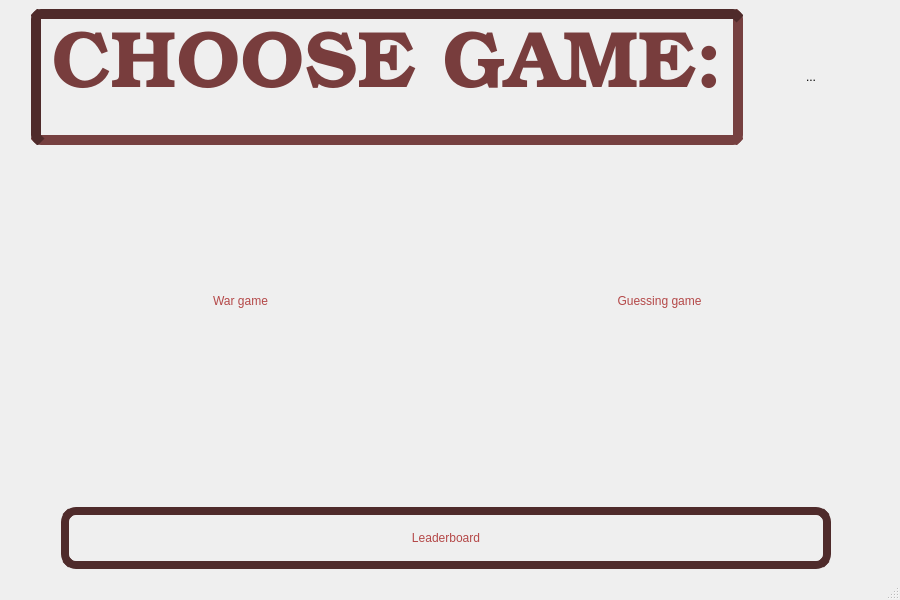
<?xml version="1.0" encoding="UTF-8"?>
<ui version="4.0">
 <class>MainWindow</class>
 <widget class="QMainWindow" name="MainWindow">
  <property name="geometry">
   <rect>
    <x>0</x>
    <y>0</y>
    <width>900</width>
    <height>600</height>
   </rect>
  </property>
  <property name="minimumSize">
   <size>
    <width>900</width>
    <height>600</height>
   </size>
  </property>
  <property name="maximumSize">
   <size>
    <width>16777215</width>
    <height>16777215</height>
   </size>
  </property>
  <property name="windowTitle">
   <string>MATFWars</string>
  </property>
  <property name="styleSheet">
   <string notr="true">#MainWindow{
background-image: url(:/background/background1.png);

}</string>
  </property>
  <widget class="QWidget" name="centralwidget">
   <property name="styleSheet">
    <string notr="true">#centralwidget{
background-image: url(:/background/background1.png);
}</string>
   </property>
   <layout class="QVBoxLayout" name="verticalLayout_2">
    <item>
     <layout class="QHBoxLayout" name="horizontalLayout_3">
      <item>
       <spacer name="horizontalSpacer_4">
        <property name="orientation">
         <enum>Qt::Horizontal</enum>
        </property>
        <property name="sizeHint" stdset="0">
         <size>
          <width>70</width>
          <height>30</height>
         </size>
        </property>
       </spacer>
      </item>
      <item>
       <widget class="QLabel" name="choose_label">
        <property name="sizePolicy">
         <sizepolicy hsizetype="Expanding" vsizetype="Fixed">
          <horstretch>3</horstretch>
          <verstretch>0</verstretch>
         </sizepolicy>
        </property>
        <property name="minimumSize">
         <size>
          <width>0</width>
          <height>0</height>
         </size>
        </property>
        <property name="maximumSize">
         <size>
          <width>1000</width>
          <height>400</height>
         </size>
        </property>
        <property name="font">
         <font>
          <family>URW Bookman</family>
          <pointsize>60</pointsize>
          <italic>false</italic>
          <bold>true</bold>
          <underline>false</underline>
          <strikeout>false</strikeout>
          <stylestrategy>PreferDefault</stylestrategy>
         </font>
        </property>
        <property name="focusPolicy">
         <enum>Qt::NoFocus</enum>
        </property>
        <property name="autoFillBackground">
         <bool>false</bool>
        </property>
        <property name="styleSheet">
         <string notr="true">font: 600 60pt &quot;URW Bookman&quot;;
selection-color: rgb(180, 72, 72);
padding:10px;
border:10px inset ;
border-color: rgb(79, 43, 43);
border-radius:10px</string>
        </property>
        <property name="frameShape">
         <enum>QFrame::NoFrame</enum>
        </property>
        <property name="frameShadow">
         <enum>QFrame::Raised</enum>
        </property>
        <property name="lineWidth">
         <number>0</number>
        </property>
        <property name="midLineWidth">
         <number>0</number>
        </property>
        <property name="text">
         <string>&lt;html&gt;&lt;head/&gt;&lt;body&gt;&lt;p align=&quot;center&quot;&gt;&lt;span style=&quot; font-weight:700; color:#783d3d;&quot;&gt;CHOOSE GAME:&lt;/span&gt;&lt;/p&gt;&lt;/body&gt;&lt;/html&gt;</string>
        </property>
        <property name="alignment">
         <set>Qt::AlignCenter</set>
        </property>
       </widget>
      </item>
      <item>
       <spacer name="horizontalSpacer_5">
        <property name="orientation">
         <enum>Qt::Horizontal</enum>
        </property>
        <property name="sizeHint" stdset="0">
         <size>
          <width>70</width>
          <height>30</height>
         </size>
        </property>
       </spacer>
      </item>
      <item>
       <widget class="QToolButton" name="tool_button">
        <property name="minimumSize">
         <size>
          <width>80</width>
          <height>80</height>
         </size>
        </property>
        <property name="styleSheet">
         <string notr="true">border-image: url(:/background/settings.png);
border-radius:20px;
</string>
        </property>
        <property name="text">
         <string>...</string>
        </property>
       </widget>
      </item>
      <item>
       <spacer name="horizontalSpacer_8">
        <property name="orientation">
         <enum>Qt::Horizontal</enum>
        </property>
        <property name="sizeType">
         <enum>QSizePolicy::Fixed</enum>
        </property>
        <property name="sizeHint" stdset="0">
         <size>
          <width>40</width>
          <height>20</height>
         </size>
        </property>
       </spacer>
      </item>
     </layout>
    </item>
    <item>
     <layout class="QHBoxLayout" name="horizontalLayout">
      <item>
       <spacer name="horizontalSpacer_2">
        <property name="orientation">
         <enum>Qt::Horizontal</enum>
        </property>
        <property name="sizeHint" stdset="0">
         <size>
          <width>50</width>
          <height>20</height>
         </size>
        </property>
       </spacer>
      </item>
      <item>
       <widget class="QPushButton" name="war_game_button">
        <property name="sizePolicy">
         <sizepolicy hsizetype="Expanding" vsizetype="Expanding">
          <horstretch>3</horstretch>
          <verstretch>3</verstretch>
         </sizepolicy>
        </property>
        <property name="minimumSize">
         <size>
          <width>50</width>
          <height>30</height>
         </size>
        </property>
        <property name="maximumSize">
         <size>
          <width>500</width>
          <height>300</height>
         </size>
        </property>
        <property name="styleSheet">
         <string notr="true">border-image: url(:/background/btn1.jpg);
font: 600 35pt &quot;URW Bookman&quot;;
border-radius:10px;
color: rgb(180, 72, 72);
</string>
        </property>
        <property name="text">
         <string>War game</string>
        </property>
        <property name="iconSize">
         <size>
          <width>16</width>
          <height>16</height>
         </size>
        </property>
       </widget>
      </item>
      <item>
       <spacer name="horizontalSpacer">
        <property name="orientation">
         <enum>Qt::Horizontal</enum>
        </property>
        <property name="sizeHint" stdset="0">
         <size>
          <width>50</width>
          <height>20</height>
         </size>
        </property>
       </spacer>
      </item>
      <item>
       <widget class="QPushButton" name="guess_game_button">
        <property name="enabled">
         <bool>true</bool>
        </property>
        <property name="sizePolicy">
         <sizepolicy hsizetype="Expanding" vsizetype="Expanding">
          <horstretch>3</horstretch>
          <verstretch>3</verstretch>
         </sizepolicy>
        </property>
        <property name="minimumSize">
         <size>
          <width>50</width>
          <height>30</height>
         </size>
        </property>
        <property name="maximumSize">
         <size>
          <width>500</width>
          <height>300</height>
         </size>
        </property>
        <property name="styleSheet">
         <string notr="true">border-radius:10px;
color: rgb(180, 72, 72);
border-image: url(:/background/btn2.jpg);
font: 600 30pt &quot;URW Bookman&quot;;
</string>
        </property>
        <property name="text">
         <string>Guessing game</string>
        </property>
       </widget>
      </item>
      <item>
       <spacer name="horizontalSpacer_3">
        <property name="orientation">
         <enum>Qt::Horizontal</enum>
        </property>
        <property name="sizeHint" stdset="0">
         <size>
          <width>50</width>
          <height>20</height>
         </size>
        </property>
       </spacer>
      </item>
     </layout>
    </item>
    <item>
     <layout class="QHBoxLayout" name="horizontalLayout_2">
      <property name="leftMargin">
       <number>50</number>
      </property>
      <property name="topMargin">
       <number>50</number>
      </property>
      <item>
       <spacer name="horizontalSpacer_6">
        <property name="orientation">
         <enum>Qt::Horizontal</enum>
        </property>
        <property name="sizeType">
         <enum>QSizePolicy::Fixed</enum>
        </property>
        <property name="sizeHint" stdset="0">
         <size>
          <width>2</width>
          <height>20</height>
         </size>
        </property>
       </spacer>
      </item>
      <item>
       <widget class="QPushButton" name="leaderboard_main_button">
        <property name="sizePolicy">
         <sizepolicy hsizetype="Expanding" vsizetype="Fixed">
          <horstretch>3</horstretch>
          <verstretch>0</verstretch>
         </sizepolicy>
        </property>
        <property name="minimumSize">
         <size>
          <width>0</width>
          <height>0</height>
         </size>
        </property>
        <property name="maximumSize">
         <size>
          <width>1200</width>
          <height>130</height>
         </size>
        </property>
        <property name="styleSheet">
         <string notr="true">color:rgb(180, 72, 72);
border-radius:15px;
font: 600 35pt &quot;URW Bookman&quot;;
color: qlineargradient(spread:pad, x1:0, y1:0, x2:1, y2:0, stop:0 rgba(245, 224, 176, 255), stop:0.09 rgba(246, 189, 237, 255), stop:0.14 rgba(194, 207, 246, 255), stop:0.19 rgba(184, 160, 168, 255), stop:0.25 rgba(171, 186, 248, 255), stop:0.32 rgba(243, 248, 224, 255), stop:0.385 rgba(249, 162, 183, 255), stop:0.47 rgba(100, 115, 124, 255), stop:0.58 rgba(251, 205, 202, 255), stop:0.65 rgba(170, 128, 185, 255), stop:0.75 rgba(252, 222, 204, 255), stop:0.805 rgba(206, 122, 218, 255), stop:0.86 rgba(254, 223, 175, 255), stop:0.91 rgba(254, 236, 244, 255), stop:1 rgba(255, 191, 221, 255));
border:8px solid rgb(79, 43, 43);</string>
        </property>
        <property name="text">
         <string>Leaderboard</string>
        </property>
       </widget>
      </item>
      <item>
       <spacer name="horizontalSpacer_7">
        <property name="orientation">
         <enum>Qt::Horizontal</enum>
        </property>
        <property name="sizeType">
         <enum>QSizePolicy::Fixed</enum>
        </property>
        <property name="sizeHint" stdset="0">
         <size>
          <width>60</width>
          <height>40</height>
         </size>
        </property>
       </spacer>
      </item>
     </layout>
    </item>
   </layout>
  </widget>
  <widget class="QMenuBar" name="menubar">
   <property name="geometry">
    <rect>
     <x>0</x>
     <y>0</y>
     <width>900</width>
     <height>22</height>
    </rect>
   </property>
  </widget>
  <widget class="QStatusBar" name="statusbar"/>
 </widget>
 <resources/>
 <connections/>
</ui>
